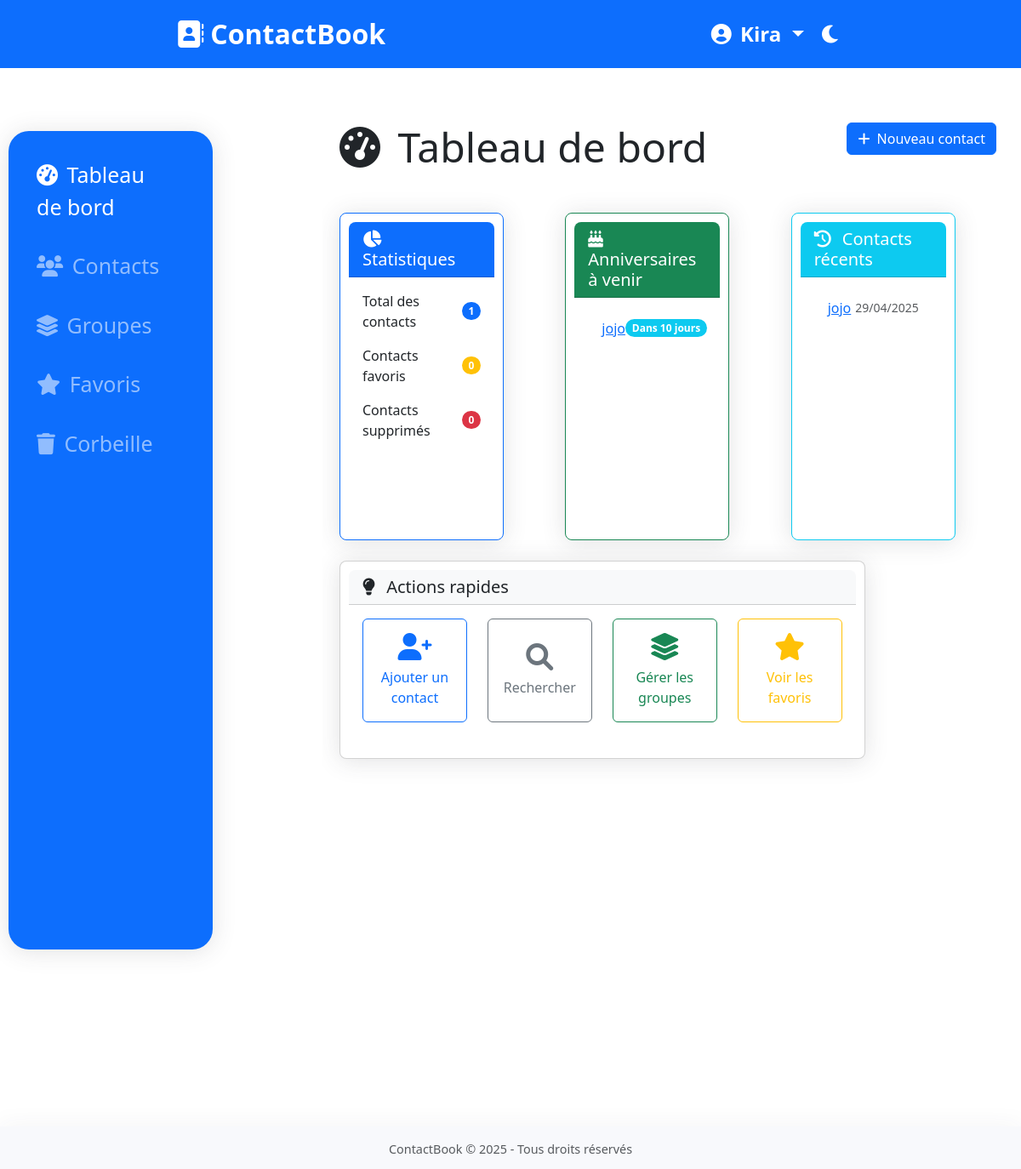
Screenshot of /contacts (signed in) with the database file from the repository.
### users/models.py (models this page shows, shortened)
class CustomUser(AbstractUser):
    theme_preference = models.CharField(
        max_length=10,
        choices=[('light', 'Clair'), ('dark', 'Sombre')],
        default='light'
    )

### contacts/models.py (models this page shows, shortened)
class Contact(models.Model):
    user = models.ForeignKey(settings.AUTH_USER_MODEL, on_delete=models.CASCADE, related_name="contacts")
    first_name = models.CharField(max_length=50, blank=True, verbose_name="Prénom")
    last_name = models.CharField(max_length=50, blank=True, verbose_name="Nom")
    phone_number = models.CharField(max_length=20, validators=[validate_phone_number], verbose_name="Téléphone")
    email = models.EmailField(blank=True, verbose_name="Email")
    address = models.TextField(blank=True, verbose_name="Adresse")
    avatar = models.ImageField(upload_to='avatars/', blank=True, null=True, verbose_name="Avatar")
    birth_date = models.DateField(blank=True, null=True, verbose_name="Date de naissance")
    notes = models.TextField(blank=True, verbose_name="Notes")
    is_favorite = models.BooleanField(default=False, verbose_name="Favori")
    groups = models.ManyToManyField(Group, blank=True, related_name="contacts", verbose_name="Groupes")
    is_deleted = models.BooleanField(default=False, verbose_name="Supprimé")
    created_at = models.DateTimeField(auto_now_add=True, verbose_name="Créé le")
    updated_at = models.DateTimeField(auto_now=True, verbose_name="Modifié le")
    def __str__(self):
        if self.first_name and self.last_name:
            return f"{self.first_name} {self.last_name}"
        elif self.first_name:
            return self.first_name
        elif self.last_name:
            return self.last_name
        else:
            return self.phone_number
    def days_until_birthday(self):
        if not self.birth_date:
            return None
        today = date.today()
        next_birthday = date(today.year, self.birth_date.month, self.birth_date.day)
        if next_birthday < today:
            next_birthday = date(today.year + 1, self.birth_date.month, self.birth_date.day)
        return (next_birthday - today).days
    class Meta:
        verbose_name = "Contact"
        verbose_name_plural = "Contacts"
        ordering = ['last_name', 'first_name']

### contacts/views.py (the view)
# urls.py: path('', views.dashboard, name='dashboard'),
@login_required
def dashboard(request):
    total_contacts = Contact.objects.filter(user=request.user, is_deleted=False).count()
    favorite_contacts = Contact.objects.filter(user=request.user, is_favorite=True, is_deleted=False).count()
    deleted_contacts = Contact.objects.filter(user=request.user, is_deleted=True).count()
    today = date.today()
    thirty_days_later = today + timedelta(days=30)
    upcoming_birthdays = []
    contacts_with_birthdays = Contact.objects.filter(
        user=request.user,
        is_deleted=False,
        birth_date__isnull=False
    )
    for contact in contacts_with_birthdays:
        days = contact.days_until_birthday()
        if days is not None and days <= 30:
            upcoming_birthdays.append({
                'contact': contact,
                'days': days
            })
    upcoming_birthdays.sort(key=lambda x: x['days'])
    recent_contacts = Contact.objects.filter(
        user=request.user,
        is_deleted=False
    ).order_by('-updated_at')[:5]
    context = {
        'total_contacts': total_contacts,
        'favorite_contacts': favorite_contacts,
        'deleted_contacts': deleted_contacts,
        'upcoming_birthdays': upcoming_birthdays,
        'recent_contacts': recent_contacts,
    }
    return render(request, 'contacts/dashboard.html', context)

### contacts/templates/contacts/dashboard.html (shortened to what this page needs)
{% extends 'base.html' %}
{% block content %}
<div class="row mb-4">
    <div class="col-md-8">
        <h1 class="display-5 mb-4">
            <i class="fas fa-tachometer-alt me-2"></i> Tableau de bord
        </h1>
    </div>
    <div class="col-md-4 text-end">
        <a href="{% url 'contact_create' %}" class="btn btn-primary">
            <i class="fas fa-plus me-1"></i> Nouveau contact
        </a>
    </div>
</div>
<div class="row">
    <div class="col-md-4 mb-4">
        <div class="card h-100 border-primary">
            <div class="card-header bg-primary text-white">
                <h5 class="card-title mb-0">
                    <i class="fas fa-chart-pie me-2"></i> Statistiques
                </h5>
            </div>
            <div class="card-body">
                <div class="d-flex justify-content-between align-items-center mb-3">
                    <div>Total des contacts</div>
                    <span class="badge bg-primary rounded-pill">{{ total_contacts }}</span>
                </div>
                <div class="d-flex justify-content-between align-items-center mb-3">
                    <div>Contacts favoris</div>
                    <span class="badge bg-warning rounded-pill">{{ favorite_contacts }}</span>
                </div>
                <div class="d-flex justify-content-between align-items-center">
                    <div>Contacts supprimés</div>
                    <span class="badge bg-danger rounded-pill">{{ deleted_contacts }}</span>
                </div>
            </div>
        </div>
    </div>
    <div class="col-md-4 mb-4">
        <div class="card h-100 border-success">
            <div class="card-header bg-success text-white">
                <h5 class="card-title mb-0">
                    <i class="fas fa-birthday-cake me-2"></i> Anniversaires à venir
                </h5>
            </div>
            <div class="card-body">
                {% if upcoming_birthdays %}
                    <ul class="list-group list-group-flush">
                        {% for item in upcoming_birthdays %}
                            <li class="list-group-item d-flex justify-content-between align-items-center">
                                <div>
                                    <a href="{% url 'contact_detail' item.contact.id %}">{{ item.contact }}</a>
                                </div>
                                <span class="badge {% if item.days == 0 %}bg-danger{% elif item.days <= 7 %}bg-warning{% else %}bg-info{% endif %} rounded-pill">
                                    {% if item.days == 0 %}
                                        Aujourd'hui !
                                    {% elif item.days == 1 %}
                                        Demain
                                    {% else %}
                                        Dans {{ item.days }} jours
                                    {% endif %}
                                </span>
                            </li>
                        {% endfor %}
                    </ul>
                {% else %}
                    <p class="text-muted text-center mt-3">Aucun anniversaire dans les 30 prochains jours</p>
                {% endif %}
            </div>
        </div>
    </div>
    <div class="col-md-4 mb-4">
        <div class="card h-100 border-info">
            <div class="card-header bg-info text-white">
                <h5 class="card-title mb-0">
                    <i class="fas fa-history me-2"></i> Contacts récents
                </h5>
            </div>
            <div class="card-body">
                {% if recent_contacts %}
                    <ul class="list-group list-group-flush">
                        {% for contact in recent_contacts %}
                            <li class="list-group-item d-flex justify-content-between align-items-center">
                                <div>
                                    <a href="{% url 'contact_detail' contact.id %}">{{ contact }}</a>
                                </div>
                                <small class="text-muted">{{ contact.updated_at|date:"d/m/Y" }}</small>
                            </li>
                        {% endfor %}
                    </ul>
                {% else %}
                    <p class="text-muted text-center mt-3">Aucun contact récent</p>
                {% endif %}
            </div>
        </div>
    </div>
</div>
<div class="row">
    <div class="col-12">
        <div class="card">
            <div class="card-header bg-light">
                <h5 class="card-title mb-0">
                    <i class="fas fa-lightbulb me-2"></i> Actions rapides
                </h5>
            </div>
            <div class="card-body">
                <div class="row">
                    <div class="col-md-3 mb-3">
                        <a href="{% url 'contact_create' %}" class="btn btn-outline-primary w-100 h-100 d-flex flex-column align-items-center justify-content-center p-3">
                            <i class="fas fa-user-plus fa-2x mb-2"></i>
                            <span>Ajouter un contact</span>
                        </a>
                    </div>
                    <div class="col-md-3 mb-3">
                        <a href="{% url 'contact_list' %}" class="btn btn-outline-secondary w-100 h-100 d-flex flex-column align-items-center justify-content-center p-3">
                            <i class="fas fa-search fa-2x mb-2"></i>
                            <span>Rechercher</span>
                        </a>
                    </div>
                    <div class="col-md-3 mb-3">
                        <a href="{% url 'group_list' %}" class="btn btn-outline-success w-100 h-100 d-flex flex-column align-items-center justify-content-center p-3">
                            <i class="fas fa-layer-group fa-2x mb-2"></i>
                            <span>Gérer les groupes</span>
                        </a>
                    </div>
                    <div class="col-md-3 mb-3">
                        <a href="{% url 'favorites' %}" class="btn btn-outline-warning w-100 h-100 d-flex flex-column align-items-center justify-content-center p-3">
                            <i class="fas fa-star fa-2x mb-2"></i>
                            <span>Voir les favoris</span>
                        </a>
                    </div>
                </div>
            </div>
        </div>
    </div>
</div>
{% endblock %}

### templates/base.html (shortened to what this page needs)
{% load static %}
<!DOCTYPE html>
<html lang="fr" data-bs-theme="{{ request.user.theme_preference }}">
<head>
    <link href="https://cdn.jsdelivr.net/npm/bootstrap@5.3.0-alpha1/dist/css/bootstrap.min.css" rel="stylesheet">
    <link rel="stylesheet" href="https://cdnjs.cloudflare.com/ajax/libs/font-awesome/6.0.0/css/all.min.css">
    <link rel="stylesheet" href="{% static 'contacts/css/style.css' %}?v=1>">
</head>
<body>
    <div class="header bg-primary ">
        <div class="section1 ">
            <a class="navbar-brand" href="{% url 'home' %}">
                <i class="fas fa-address-book me-2"></i>ContactBook
            </a>
        </div>
        <div>
            <div class="section2 ">
                <div>
                    <li class="nav-item dropdown">
                        <a class="nav-link dropdown-toggle" href="#" id="navbarDropdown" role="button"
                            data-bs-toggle="dropdown" aria-expanded="false">
                            <i class="fas fa-user-circle me-1"></i> {{ user.username }}
                        </a>
                    </li>
                </div>
                <div>
                    <button id="theme-toggle" class="btn btn-link nav-link">
                        <i
                            class="fas {% if request.user.theme_preference == 'dark' %}fa-sun{% else %}fa-moon{% endif %} me-1"></i>
                    </button>
                </div>
            </div>
        </div>
    </div>
    <div class="main mt-4 mb-5">
        <div class="aside">
            {% if user.is_authenticated %}
            <aside class="navbar navbar-expand-lg navbar-dark bg-primary">
                <div class="collapse  navbar-collapse" id="navbarNav">
                    <ul class="navbar-nav row me-auto gap-3">
                        <li class="nav-item">
                            <a class="nav-link {% if request.resolver_match.url_name == 'dashboard' %}active{% endif %}"
                                href="{% url 'dashboard' %}">
                                <i class="fas fa-tachometer-alt me-1"></i> Tableau de bord
                            </a>
                        </li>
                        <li class="nav-item">
                            <a class="nav-link {% if request.resolver_match.url_name == 'contact_list' %}active{% endif %}"
                                href="{% url 'contact_list' %}">
                                <i class="fas fa-users me-1"></i> Contacts
                            </a>
                        </li>
                        <li class="nav-item">
                            <a class="nav-link {% if request.resolver_match.url_name == 'group_list' %}active{% endif %}"
                                href="{% url 'group_list' %}">
                                <i class="fas fa-layer-group me-1"></i> Groupes
                            </a>
                        </li>
                        <li class="nav-item">
                            <a class="nav-link {% if request.resolver_match.url_name == 'favorites' %}active{% endif %}"
                                href="{% url 'favorites' %}">
                                <i class="fas fa-star me-1"></i> Favoris
                            </a>
                        </li>
                        <li class="nav-item">
                            <a class="nav-link {% if request.resolver_match.url_name == 'trash' %}active{% endif %}"
                                href="{% url 'trash' %}">
                                <i class="fas fa-trash me-1"></i> Corbeille
                            </a>
                        </li>
                    </ul>
                </div>
            </aside>
            {% endif %}
        </div>
        <div class="container">
            {% block content %}{% endblock %}
        </div>
    </div>
    <footer class="footer mt-auto py-3 ">
        <div class=" text-center">
            <span class="text-muted">ContactBook &copy; {% now "Y" %} - Tous droits réservés</span>
        </div>
    </footer>
</body>
</html>

### static/contacts/css/style.css (style rules this page uses)
:root { --primary-color: #4e73df; --secondary-color: #858796; --success-color: #1cc88a; --info-color: #36b9cc; --warning-color: #f6c23e; --danger-color: #e74a3b; --light-color: #f8f9fc; --dark-color: #5a5c69; }
body { min-height: 100vh; display: flex; flex-direction: column; overflow: hidden; }
.header { background-color: var(--primary-color); color: white; padding: 1rem; text-align: center; font-size: 1.5rem; font-weight: bold; display: flex; justify-content: center; align-items: center; justify-content: space-around; flex-direction: row; list-style: none; }
.section1 a { font-size: 2rem; }
.section2 { display: flex; flex-direction: row; gap: 20px; }
.main { display: flex; flex-direction: row; justify-content: space-between; width: 100%; height: 100vh; padding: 20px; margin: 20px; }
.aside { width: max-content; padding: 30px; margin-right: 270px; }
.container { animation: fadeIn 0.5s ease-in-out; display: flex; flex-direction: column; width: 70%; height: 80%; overflow-y: scroll; padding: 20px; scrollbar-width: thin; scrollbar-color: rgb(178, 178, 178) transparent; }
.card { width: 80%; align-self: center; border-radius: 0.5rem; box-shadow: 0 0.15rem 1.75rem 0 rgba(58, 59, 69, 0.15); margin-bottom: 1.5rem; animation: slideInUp 0.3s ease-in-out; height: max-content; padding: 10px; margin-bottom: 90px; }
.card-header { border-top-left-radius: 0.5rem !important; border-top-right-radius: 0.5rem !important; }
.card-body { height: max-content; }
.navbar { box-shadow: 0 0.15rem 1.75rem 0 rgba(58, 59, 69, 0.15); position: absolute; left: 10px; display: flex; flex-direction: row; justify-content: center; align-items: center; width: 20%; height: 70%; padding: 10px; font-size: 25px; border-radius: 1.5rem; }
.navbar-brand { font-weight: 700; font-size: 1.2rem; }
#navbarNav { position: absolute; top: 0; left: 0; right: 0; padding: 25px; }
.footer { background-color: var(--light-color); color: var(--dark-color); padding: 1rem; text-align: center; font-size: 0.9rem; position: absolute; bottom: 0; left: 0; right: 0; width: 100%; height: 50px; margin-top: auto; box-shadow: 0 -0.15rem 1.75rem 0 rgba(58, 59, 69, 0.05); }
.card .card-header { font-weight: 700; }
.btn { transition: all 0.2s ease-in-out; }

### rows the page displays
CustomUser: username "Kira"
Contact: contact "jojo", days "10", first_name+last_name "jojo", updated_at "29/04/2025"

### other values shown
{{ total_contacts }} "1"
{{ favorite_contacts }} "0"
{{ deleted_contacts }} "0"
